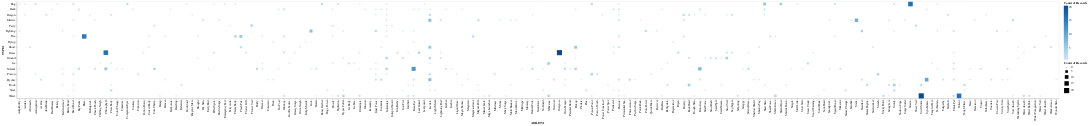

Source (notebook cell):
### Markdown cell above
#### d. Explore some interesting relationships between categorical variables

### Code cell
# Primany Ability of pokemon vs Primany Type of pokemon

alt.Chart(train_df).mark_square().encode(
    x='ABILITY1',
    y='TYPE1',
    color='count()',
    size='count()')

### Figure 1 — Vega-Lite specification as saved in the notebook (floating-point values rounded to 4 significant figures; data arrays with more than 128 entries replaced by an {"elided": "..."} marker saying what was removed)
{"config": {"view": {"continuousWidth": 400, "continuousHeight": 300}}, "data": {"name": "data-b06a6705736e3674a9b25cc3ba80dd67"}, "mark": "square", "encoding": {"color": {"aggregate": "count", "type": "quantitative"}, "size": {"aggregate": "count", "type": "quantitative"}, "x": {"field": "ABILITY1", "type": "nominal"}, "y": {"field": "TYPE1", "type": "nominal"}}, "$schema": "https://vega.github.io/schema/vega-lite/v4.17.0.json", "datasets": {"data-b06a6705736e3674a9b25cc3ba80dd67": {"elided": "733 records"}}}
